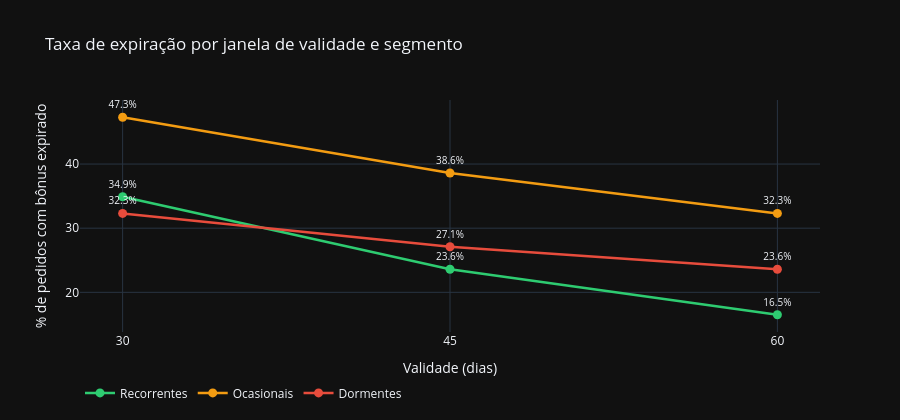

This figure's notebook cell:
### Markdown cell above
#### **Comparação entre cenários (30 / 45 / 60 dias) por segmento**

### Code cell
# ── Consolidar métricas dos 3 cenários por segmento ───────────────────────────
rows = []

for val in [30, 45, 60]:
    col_status  = f"status_{val}d"
    col_gerado  = f"bonus_gerado_{val}d"
    col_perdido = f"bonus_perdido_{val}d"
    col_aplicado= f"bonus_aplicado_{val}d"

    total_pedidos = df_pedidos.groupby("segmento")[col_gerado].count()
    expirados     = (
        df_pedidos[df_pedidos[col_status] == "expirado"]
        .groupby("segmento")[col_gerado].count()
    )

    gerado_total  = df_pedidos.groupby("segmento")[col_gerado].sum()
    perdido_total = (
        df_pedidos[df_pedidos[col_status] == "expirado"]
        .groupby("segmento")[col_perdido].sum()
    )
    aplicado_total= df_pedidos.groupby("segmento")[col_aplicado].sum()

    temp = pd.DataFrame({
        "total_pedidos" : total_pedidos,
        "expirados"     : expirados,
        "gerado_total"  : gerado_total,
        "perdido_total" : perdido_total,
        "aplicado_total": aplicado_total,
    }).reset_index()

    temp["validade"]        = val
    temp["expirados"]       = temp["expirados"].fillna(0)
    temp["perdido_total"]   = temp["perdido_total"].fillna(0)
    temp["taxa_expiracao"]  = (temp["expirados"] / temp["total_pedidos"] * 100).round(1)
    temp["pct_aplicado"]    = (temp["aplicado_total"] / temp["gerado_total"] * 100).round(1)

    rows.append(temp)

cenarios = pd.concat(rows, ignore_index=True)

# ── Fig 1 — Taxa de expiração por janela e segmento ──────────────────────────
fig1 = go.Figure()

for seg in SEGMENTOS:
    sub = cenarios[cenarios["segmento"] == seg]
    fig1.add_trace(go.Scatter(
        x           = sub["validade"],
        y           = sub["taxa_expiracao"],
        mode        = "lines+markers+text",
        name        = seg,
        line        = dict(color=CORES[seg], width=2.5),
        marker      = dict(size=9),
        text        = sub["taxa_expiracao"].astype(str) + "%",
        textposition= "top center",
        textfont    = dict(size=10),
    ))

fig1.update_layout(
    title       = "Taxa de expiração por janela de validade e segmento",
    xaxis       = dict(tickvals=[30, 45, 60], title="Validade (dias)"),
    yaxis_title = "% de pedidos com bônus expirado",
    template    = "plotly_dark",
    height      = 420,
    legend      = dict(orientation="h", y=-0.2),
)

fig1.show()

### Figure 1 — Plotly figure (JSON) as saved in the notebook; plotly's stock layout.template omitted (floating-point values rounded to 4 significant figures)
{"data": [{"line": {"color": "#2ECC71", "width": 2.5}, "marker": {"size": 9}, "mode": "lines+markers+text", "name": "Recorrentes", "text": ["34.9%", "23.6%", "16.5%"], "textfont": {"size": 10}, "textposition": "top center", "type": "scatter", "x": [30, 45, 60], "y": [34.9, 23.6, 16.5]}, {"line": {"color": "#F39C12", "width": 2.5}, "marker": {"size": 9}, "mode": "lines+markers+text", "name": "Ocasionais", "text": ["47.3%", "38.6%", "32.3%"], "textfont": {"size": 10}, "textposition": "top center", "type": "scatter", "x": [30, 45, 60], "y": [47.3, 38.6, 32.3]}, {"line": {"color": "#E74C3C", "width": 2.5}, "marker": {"size": 9}, "mode": "lines+markers+text", "name": "Dormentes", "text": ["32.3%", "27.1%", "23.6%"], "textfont": {"size": 10}, "textposition": "top center", "type": "scatter", "x": [30, 45, 60], "y": [32.3, 27.1, 23.6]}], "layout": {"height": 420, "legend": {"orientation": "h", "y": -0.2}, "title": {"text": "Taxa de expiração por janela de validade e segmento"}, "xaxis": {"tickvals": [30, 45, 60], "title": {"text": "Validade (dias)"}}, "yaxis": {"title": {"text": "% de pedidos com bônus expirado"}}}}
